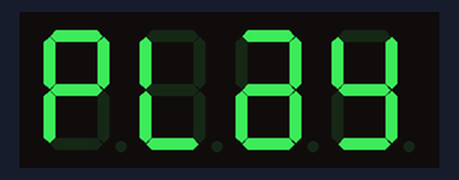
A sketch run on a simulated Arduino Uno, built with avr-gcc and run on an emulated ATmega328P. On the bench: 4-digit seven-segment display.

Above: at 0.1 s.
At 5.13 s:
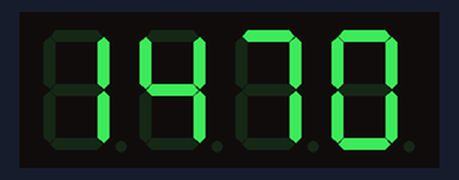
At 10.09 s:
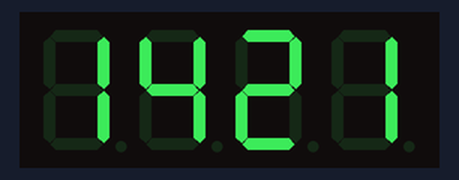
At 20.01 s:
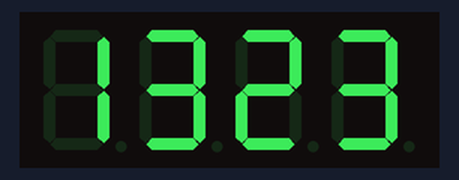
At 29.93 s:
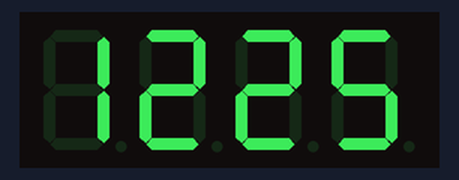
At 39.85 s:
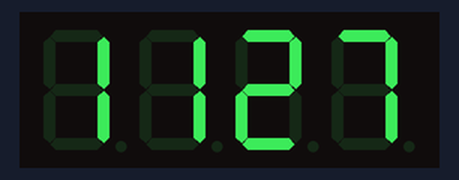

The sketch:

SAMPLE.ino
```cpp
//TRIED AND TESTED BY WWW.THINKROBOTICS.IN
#include <TM1637Display.h>

// CONSTANTS
const uint8_t OFF[] = {0, 0, 0, 0};
// In this library, the byte order is .GFEDCBA
const uint8_t PLAY[] = {B01110011, B00111000, B01011111, B01101110};
const uint8_t DONE[] = {
  SEG_B | SEG_C | SEG_D | SEG_E | SEG_G,           // d
  SEG_A | SEG_B | SEG_C | SEG_D | SEG_E | SEG_F,   // O
  SEG_C | SEG_E | SEG_G,                           // n
  SEG_A | SEG_D | SEG_E | SEG_F | SEG_G            // E
};


// Create a display object, specifying parameters (Clock pin, Data pin)
TM1637Display display(2, 3);

void setup(){
  // Set brightness of the LED
  display.setBrightness(4);
  // Clear the display
  display.setSegments(OFF);
}

void countdown() {
  for(int i=1500; i>0; i--) {
    // showNumberDec is a function for displaying numeric values,
    display.showNumberDec(i, true, 4, 0);
    delay(80);
  }
}
void displayPlay() {
  display.setSegments(PLAY);
  delay(2000);
}
void displayDone() {
  display.setSegments(DONE);
  delay(2000);
}
void loop(){
  displayPlay();
  countdown();
  displayDone();
}
```
